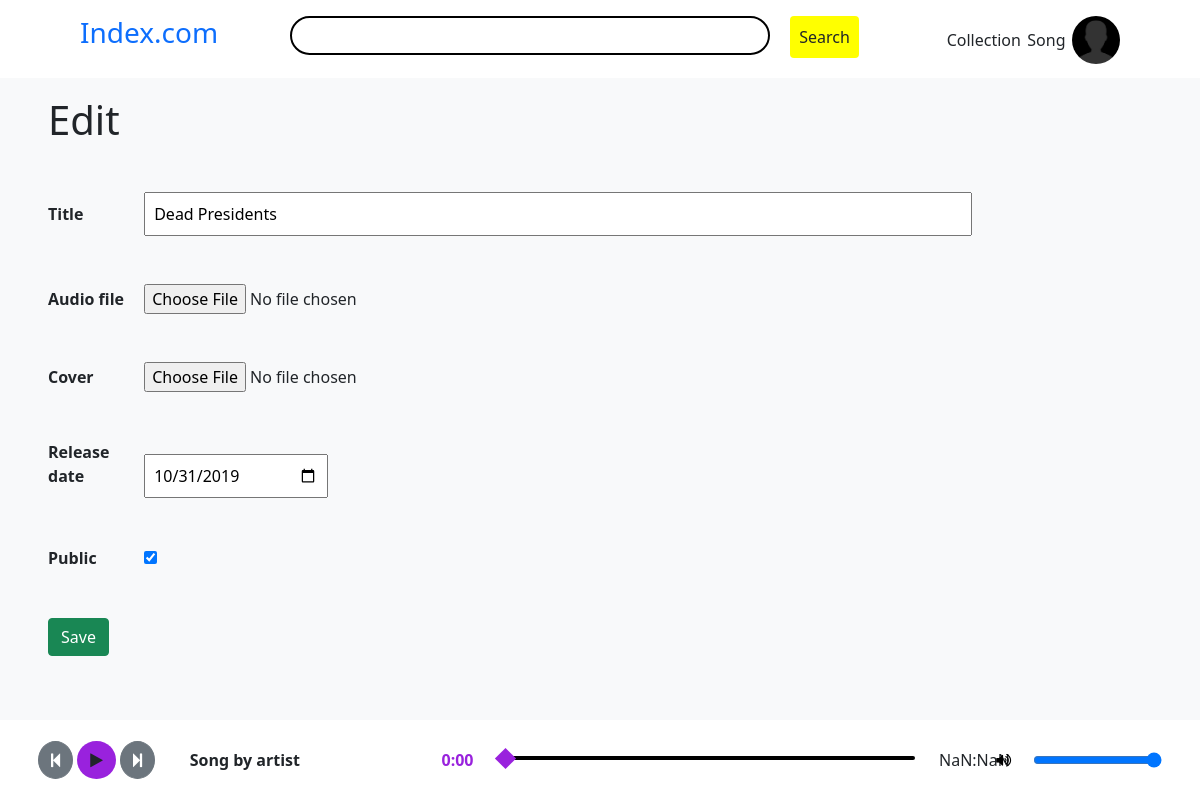
The app's page /lilpresidential/songs/dead-presidents/edit (signed in) with its own data.
### audiodist/models.py (models this page shows, shortened)
class Artist (models.Model):
    account = models.OneToOneField(Account, on_delete=models.CASCADE)
    name = models.CharField(default='Artist', max_length=60)
    pfp = models.ImageField(default='defaultpfp.png', upload_to='artists/', null=True, blank=True)
    description = models.TextField(max_length=1000, blank=True, null=True)
    date_joined = models.DateField(auto_now_add=True)
    @property
    def pfp_url (self):
        try:
            return self.pfp.url
        except:
            return ''

class Song (models.Model):
    slug = models.SlugField(max_length=250, null=True, blank=True)
    artist = models.ForeignKey(Artist, on_delete=models.CASCADE)
    title = models.CharField(max_length=100)
    audio_file = models.FileField(upload_to='music/', null=True)
    cover = models.ImageField(default='black.jpeg', upload_to='covers/', null=True, blank=True)
    release_date = models.DateField(default=django.utils.timezone.now)
    plays = models.IntegerField(default=0)
    is_public = models.BooleanField(default=True)

### audiodist/views.py (the view)
# urls.py: path('<str:username>/songs/<slug:song_slug>/edit', song_edit_view, name='song-edit'),
def song_edit_view (request, username, song_slug):
    if username in [ account.username for account in Account.objects.all() ]:
        artist = Artist.objects.get(account=Account.objects.get(username=username))
        song = get_object_or_404(Song.objects.filter(artist=artist), slug=song_slug)
        if request.user != artist.account:
            return HttpResponseForbidden("<h1>You cannot access this page</h1>")
        if request.method == 'POST':
            form = SongEditForm(request.POST, request.FILES, instance=song)
            if form.is_valid():
                new_song = form.save(artist.account)
                return redirect('song', username=username, song_slug=new_song.slug)
        else:
            form = SongEditForm(initial={
                'title': song.title,
                'audio_file': song.audio_file,
                'cover': song.cover,
                'release_date': song.release_date,
                'is_public': song.is_public
            })
    else:
        raise Http404('User not found')
    return render(request, 'audiodist/song-edit.html', { 'artist': artist, 'song': song, 'form': form })

### audiodist/forms.py
class SongEditForm (SongForm):
    audio_file = forms.FileField(required=False, widget=forms.FileInput)
    cover = forms.ImageField(required=False, widget=forms.FileInput)
    class Meta:
        model = Song
        fields = ['title', 'audio_file', 'cover', 'release_date', 'is_public']
    def __init__ (self, *args, **kwargs):
        super().__init__(*args, **kwargs)

### audiodist/views.py (called while the page is built)
def all_views (request):
    try:
        logged_in_artist = Artist.objects.get(account=request.user)
    except:
        logged_in_artist = None
    return { 'logged_in_artist': logged_in_artist, 'user': request.user }

### audiodist/templates/audiodist/song-edit.html (shortened to what this page needs)
{% extends 'audiodist/base.html' %}
{% block content %}
    <h1 class="mb-5">Edit</h1>
    <form action="" method="POST" enctype="multipart/form-data">{% csrf_token %}
        <div class="my-5">
            <label for="title" class="col-1"><strong>Title</strong></label>
            {{ form.title }}
        </div>
        <div class="my-5">
            <label for="file" class="col-1"><strong>Audio file</strong></label>
            {{ form.audio_file }}
        </div>
        <div class="my-5">
            <label for="cover" class="col-1"><strong>Cover</strong></label>
            {{ form.cover }}
        </div>
        <div class="my-5">
            <label for="release-date" class="col-1"><strong>Release date</strong></label>
            {{ form.release_date }}
        </div>
        <div class="my-5">
            <label for="is-public" class="col-1"><strong>Public</strong></label>
            {{ form.is_public }}
        </div>
        <input type="submit" value="Save" class="btn btn-success">
    </form>
{% endblock content %}

### audiodist/templates/audiodist/components/nav.html (shortened to what this page needs)
<nav class="d-flex col-12">
    <h3><a href="{% url 'index' %}" class="text-decoration-none">Index.com</a></h1>
    <form action="{% url 'search' %}" method="GET"> {% csrf_token %}
        <input id="search" type="search" name="search">
        <input class="btn p-2 mx-3" style="background-color: yellow;" type="submit" value="Search">
    </form>
    {% if logged_in_artist %}
        <div class="d-flex align-items-center col-2" style="justify-content: space-between;">
            <a class="text-decoration-none text-dark" href="{% url 'create-collection' %}">Collection</a>
            <a class="text-decoration-none text-dark" href="{% url 'create-song' %}">Song</a>
            <a href="{% url 'artist' logged_in_artist.account.username %}" class="user-pfp"
            style="background-image: url('{{ logged_in_artist.pfp_url }}');"></a>
        </div>
    {% endif %}
</nav>

### audiodist/templates/audiodist/components/nav.html (style rules this page uses)
.user-pfp { width: 3rem; height: 3rem; background-color: black; border-radius: 3rem; background-size: cover; background-position: center; background-repeat: no-repeat; }
nav { justify-content: space-between; background-color: white; position: fixed; top: 0; left: 0; padding: 1rem 5rem 0.9rem; z-index: 500; }
#search { width: 30rem; padding: 0.35rem 1rem; border-radius: 3rem; outline: none; border: 2px solid black; }

### records on screen
Artist: pfp_url (placeholder picture)
Song: title "Dead Presidents", release_date "10/31/2019", is_public "☑"
